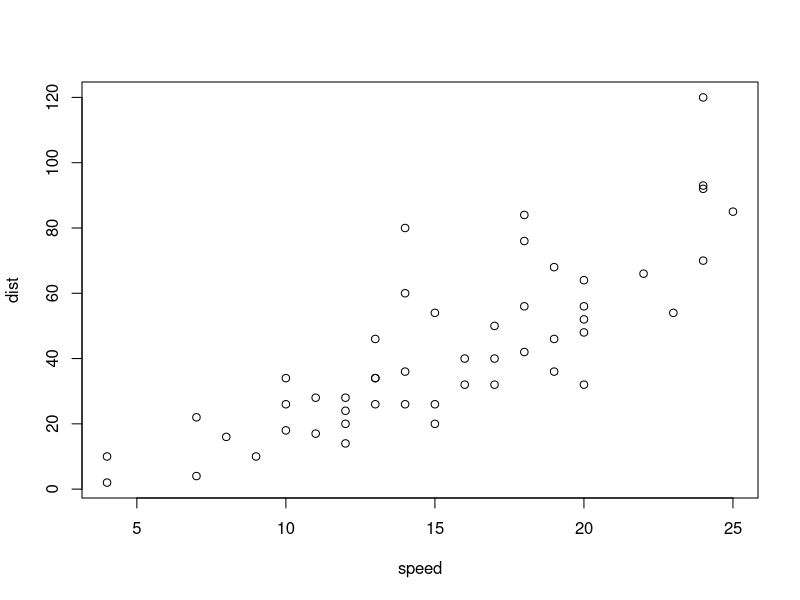
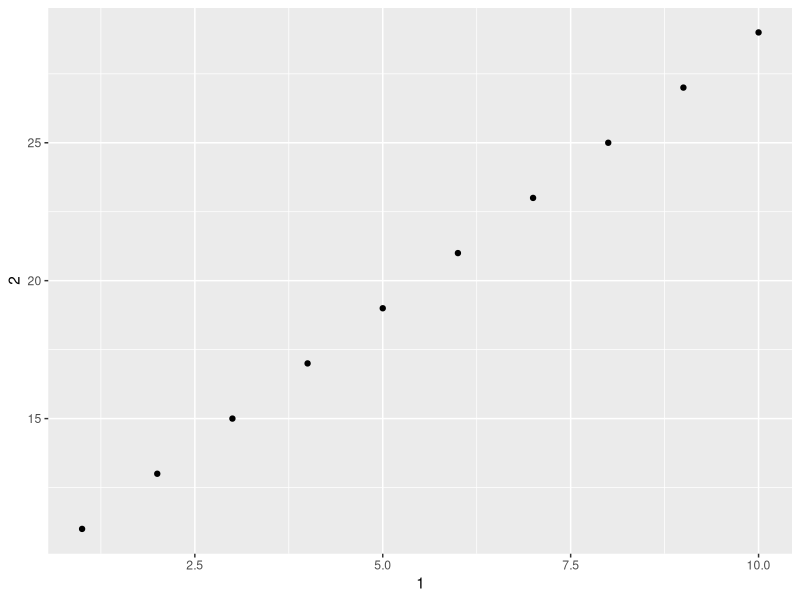

R code for these plots, in order: (Note: this script raises an error after producing the figures.)
## ---- chunk 1
plot(cars)
## ---- chunk 2
library(tidyverse)

## ---- chunk 3
as_tibble(iris)
## ---- chunk 4
mtcars #you can tell if an object is a tibble because it will say it is a tibble at te top and also because it will only show the first 10 rows.
as_tibble(mtcars)

## ---- chunk 5
df <- tibble(abc = 1, xyz = "a")
df$x
df[, "xyz"]
df[, c("abc", "xyz")]
# you can use double bracket to search for a value name in a data set 
## ---- chunk 6
practice <- tibble(
  `1` = 1:10,
  `2` = `1` * 2 + 9
)
practice[["1"]]
ggplot(practice, aes(x = `1`, y = `2`)) +
  geom_point()
mutate(practice, `3` = `2`/`1`) 
practice <- rename(practice, one = `1`, two = `2`)
## ---- chunk 7
parse_double("1.23")
#> [1] 1.23
parse_double("1,23", locale = locale(decimal_mark = ","))
#> [1] 1.23
## ---- chunk 8
parse_number("$100")
#> [1] 100
parse_number("20%")
#> [1] 20
parse_number("It cost $123.45")
#> [1] 123
## ---- chunk 9
locale(decimal_mark = ".", grouping_mark = ".")
## ---- chunk 10
Spain<- locale(date_format = "%d/%m/%Y")
parse_date("05/03/2019", locale = Spain)
## ---- chunk 11
d1 <- "January 1, 2010"
d2 <- "2015-Mar-07"
d3 <- "06-Jun-2017"
## ---- chunk 12
parse_date(d1, "%B %d, %Y")
parse_date(d2, "%Y-%b-%d")
parse_date(d3, "%d-%b-%Y")
